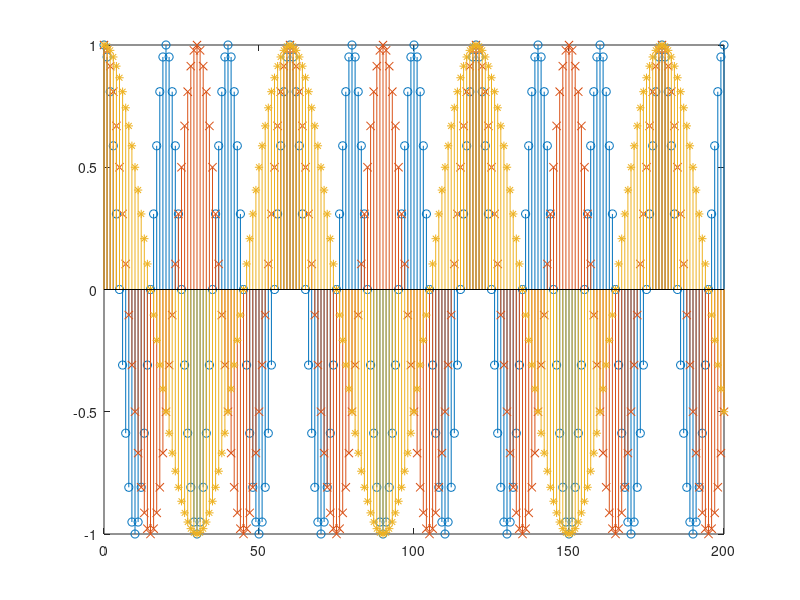
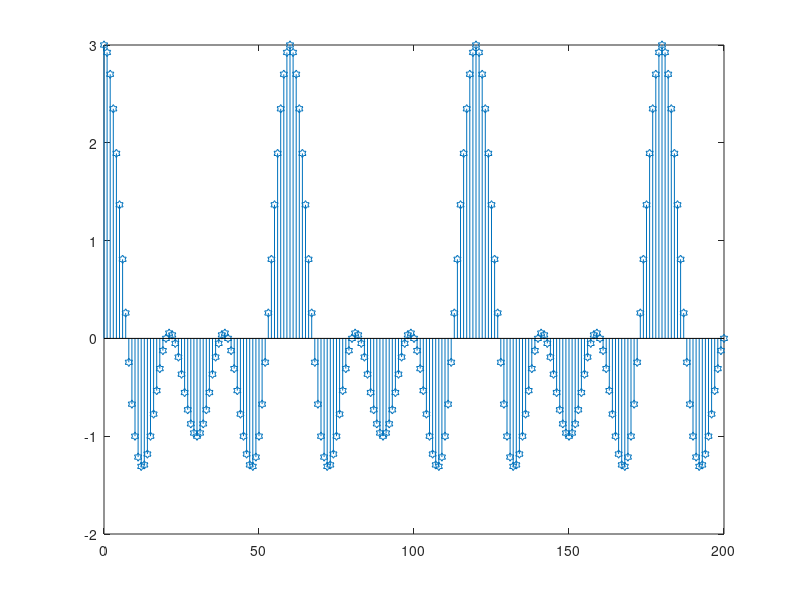

MATLAB code to generate these figures, in order:
n = 0: 200;
z1 = exp((1/20)*2*pi*1i*n);         % fundemental frequency of 20
z2 = exp((1/30)*2*pi*1i*n);         % fundemental frequency of 30
z3 = exp((1/60)*2*pi*1i*n);         % fundemental frequency of 60
figure();
stem(n, real(z1), 'o');
hold on;
stem(n, real(z2), 'x');
stem(n, real(z3), '*');
hold off;
figure();
stem(n, real(z1 + z2 + z3), 'h');   % fundemental frequency of N

% N should be gcd(20, 30, 60), or the first place where z1, z2, z3 intersects